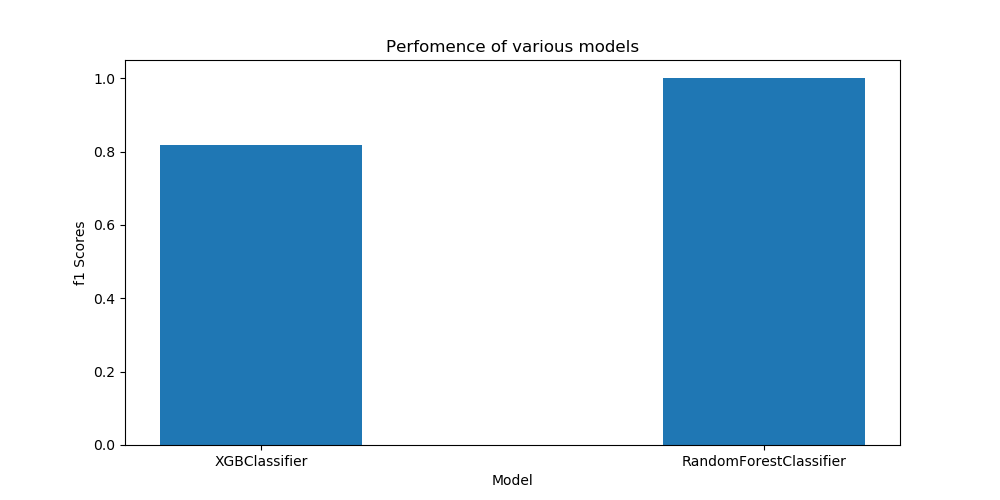

Source code (Python):
import matplotlib
from sklearn.model_selection import train_test_split
from sklearn.model_selection import GridSearchCV
import matplotlib.pyplot as plt

class ModelFinder:

    def __init__(self, x, y) -> None:
        self.x, self.y = x, y

    def find_best_model(self, estimators, param_grids, cv = 5):
        self.estimators = estimators
        self.param_grids = param_grids
        self.cv = cv
        self.x_train, self.x_test, self.y_train, self.y_test = train_test_split(self.x, self.y, test_size = 0.2)
        results = []
        for estimator, params in zip(self.estimators, self.param_grids):
            gcv = GridSearchCV(estimator, param_grid=params, cv = self.cv, scoring='f1', verbose=True)
            gcv.fit(self.x_train, self.y_train)
            self.score = gcv.score(self.x_test, self.y_test)
            results.append((gcv.best_estimator_, self.score))
        return results
        

    def plot_model_perfomence(self, results):
        self.model_names = [str(results[i][0].__class__).split(".")[-1].strip("'>") for i in range(len(results))]
        self.scores = [results[i][1] for i in range(len(results))]
        plt.figure(figsize=(10,5))
        plt.bar(self.model_names, self.scores, width=0.4)
        plt.title("Perfomence of various models")
        plt.xlabel("Model")
        plt.ylabel("f1 Scores")
        plt.savefig('model_perfomence.png')
        
